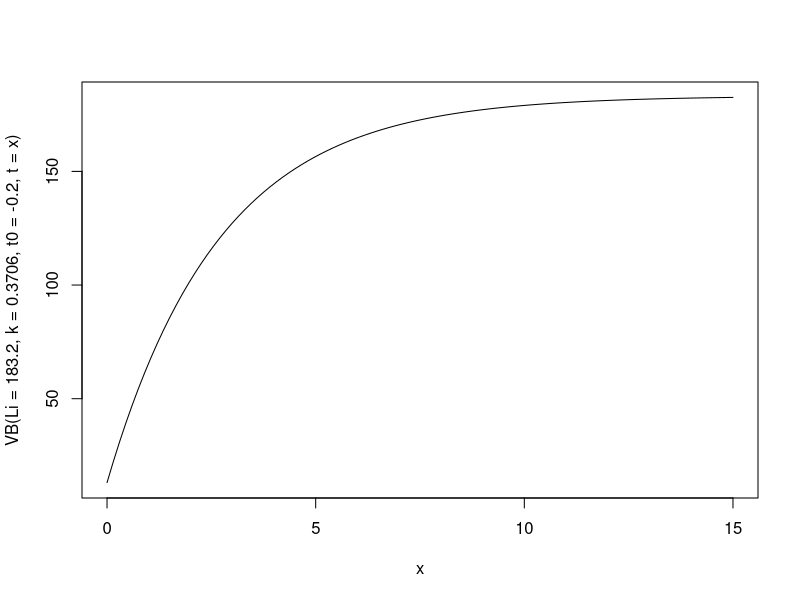

Generate this figure with R:
#ecuacion de von bertalanffy


  
VB<-function(Li,k,t,t0){
  VB<-Li*(1-exp(-k*(t-t0)))
  return(VB)
}
curve(expr = VB(Li=183.2,k=0.3706,t0=-0.2,t=x),from=0, to=15)


clasificar <- function(n){
  x1 <- runif(n = 10000,min =  0,max =  15)
  t1 <- VB(Li = 183.2,
           k = 0.3706,
           t0 = -0.2,
           t = x1)
  x2 <- x1 + 1
  t2 <- VB(Li = 183.2,
           k = 0.3706,
           t0 = -0.2,
           t = x2)
  c1 <- sapply(X=t1, FUN = function(X){
    val <- numeric()
    if (X <= 150){
      val <- "juv"
    } else if (X > 150 & X <= 170){
      val <- "sub" #subadulto
    } else if ( X > 170){
      val <- "adu"
    }
    return(val)
  })
  
  c2 <- sapply(X=t2, FUN = function(X){
    val <- numeric()
    if (X <= 150){
      val <- "juv"
    } else if (X > 150 & X <= 170){
      val <- "sub" #subadulto
    } else if ( X > 170){
      val <- "adu"
    }
    return(val)
  })
  
  S00 <- S01 <- S02 <- S11 <- S12 <- S22 <- numeric()
  
  S00 <- sum(ifelse(c1 == "juv" & c2 == "juv", 1, 0))
  S01 <- sum(ifelse(c1 == "juv" & c2 == "sub", 1, 0))
  S02 <- sum(ifelse(c1 == "juv" & c2 == "adu", 1, 0))
  S11 <- sum(ifelse(c1 == "sub" & c2 == "sub", 1, 0))
  S12 <- sum(ifelse(c1 == "sub" & c2 == "adu", 1, 0))
  S22 <- sum(ifelse(c1 == "adu" & c2 == "adu", 1, 0))
  
  ctab1 <- table(c1)
  
  lst <- list()
  
  for( i in 1:n){
    S00. <- rbeta(1, shape1 = S00, ctab1["juv"] - S00)
    S01. <- rbeta(1, shape1 = S01, ctab1["juv"] - S01)
    S02. <- rbeta(1, shape1 = S02, ctab1["juv"] - S02)
    S11. <- rbeta(1, shape1 = S11, ctab1["sub"] - S11)
    S12. <- rbeta(1, shape1 = S12, ctab1["sub"] - S12)
    S22. <- rbeta(1, shape1 = S22, ctab1["adu"] - S22)
  
  lst[[i]] <- matrix(c(S00., NA, NA,
                       S01., S11., 0,
                       S02., S12., S22.), byrow = TRUE, ncol=3, nrow=3)
  }
  
  
  return(list(
    stochMatriz = lst,
    M = matrix(
      c(S00, NA, NA,
        S01, S11, 0,
        S02, S12, S22),
      byrow = TRUE,
      ncol = 3,
      nrow = 3
    )
  ))
}
(res <- clasificar(3))

